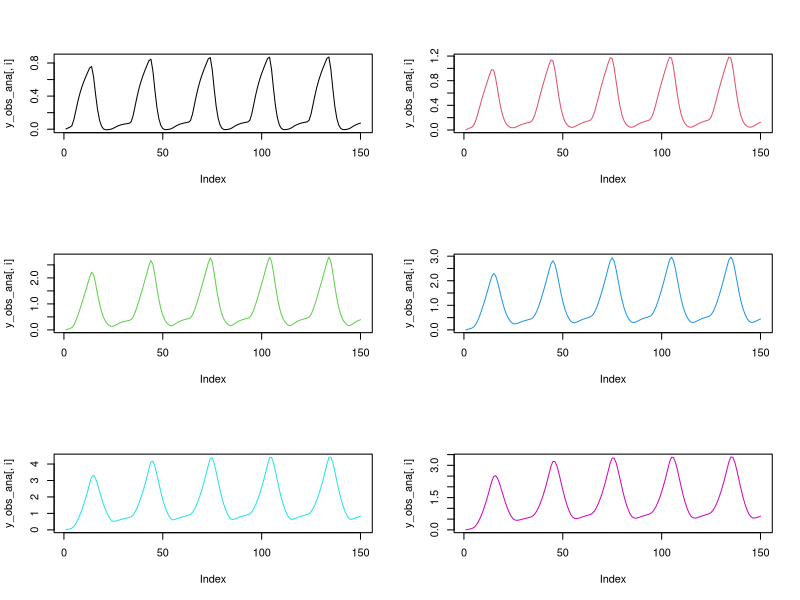
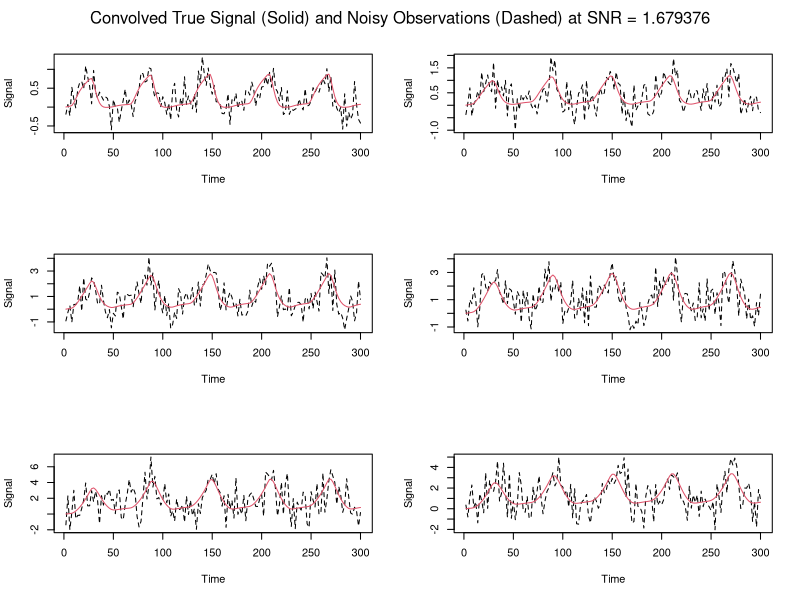
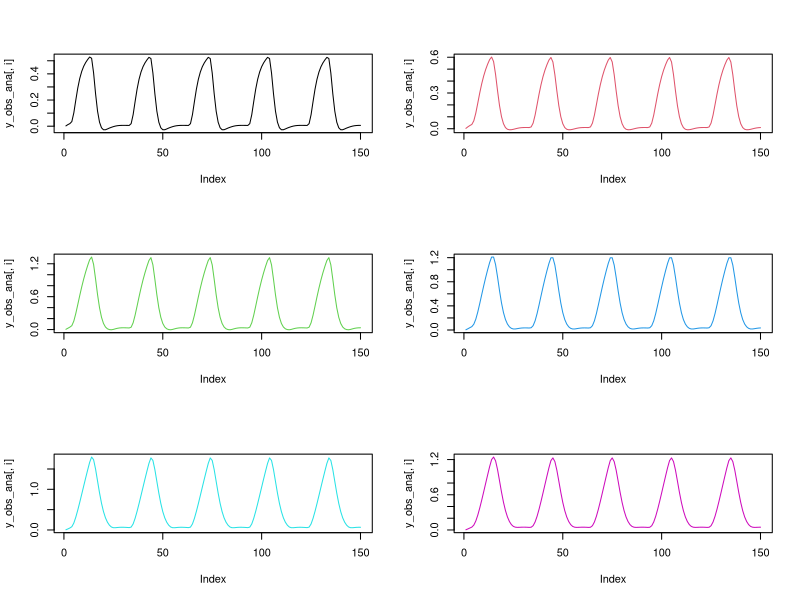
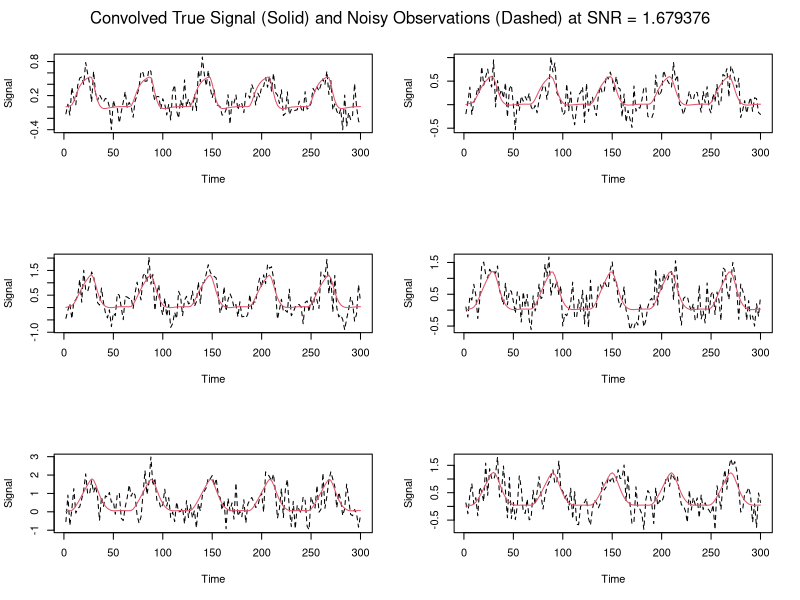

Here is the R script that generated these plots, in order:
setwd("/storage/work/krf5429/Canonical-DCM-Method/Computational_Efficiency_Sim")

# Simulating from the complex model with the diag(A) fixed to -0.5
remove(list=ls())

# Packages
library(expm)
library(posterior)

# Generating inputs
##########################
m = 6; n_u = 2; max_time = 150*2
nu = list(nu_A = c(rep(c(0.4,0.3,0.5,0.1),2),0.4,0.3), 
          nu_B = rep(-0.2,3), 
          nu_C = rep(0.3,3))
idxs = list(A_idxs = matrix(c(2,1,
                              1,2,
                              3,2,
                              2,3,
                              4,3,
                              3,4,
                              5,4,
                              4,5,
                              6,5,
                              5,6), 
                            byrow = T, ncol=2),
            B_idxs = matrix(c(2,1,2,
                              2,3,4,
                              2,5,6), byrow=T, ncol = 3),
            C_idxs = matrix(c(1,1,
                              3,1,
                              5,1), byrow=T, ncol=2))
times = NULL
input = NULL

linear <- function(t, z, params, input) {
  # t is the current time point in the integration, 
  # z is the current estimate of the variables in the ODE system
  A = params[["A"]]
  B = params[["B"]] 
  C = params[["C"]]
  u = matrix(input(t),ncol=1)
  B_all = Reduce("+", lapply(1:nrow(u), function(i) u[i,1]*B[[i]])) 
  dz <- (A+B_all)%*%z + C%*%u
  return(list(dz))
}
gen_input = function(times, start_time, end_time, duration,between_duration){
  input = rep(0,length(times))
  
  current_start_time = start_time
  time_points = matrix(nrow = 0,ncol=2)
  while(1){
    current_end_time = current_start_time + duration 
    if(current_end_time > end_time){current_end_time = end_time}
    time_points = rbind(time_points, c(current_start_time, current_end_time))
    if(current_end_time + between_duration < end_time){
      current_start_time = current_end_time + between_duration 
    }else{
      break
    }
  }
  for(i in 1:nrow(time_points)){
    input[time_points[i,1]<times & times <=time_points[i,2]] = 1
  }
  input
}
struct_paramMats = function(m, n_u, idxs, nu){
  
  A = matrix(data = 0,nrow = m, ncol = m)
  for(i in 1:nrow(idxs$A_idxs)){
    A[idxs$A_idxs[i,1], idxs$A_idxs[i,2]] = with(nu,nu_A[i])
  }
  diag(A) = -0.5*exp(diag(A))
  
  B = lapply(1:n_u, function(x){matrix(data = 0,nrow = m, ncol = m)})
  for(i in 1:nrow(idxs$B_idxs)){
    B[[idxs$B_idxs[i,1]]][idxs$B_idxs[i,2], idxs$B_idxs[i,3]] = with(nu,nu_B[i])
  }
  
  C = matrix(data=0, nrow = m, ncol = n_u)
  for(i in 1:nrow(idxs$C_idxs)){
    C[idxs$C_idxs[i,1], idxs$C_idxs[i,2]] = with(nu,nu_C[i])
  }
  
  return(list(A=A,B=B,C=C))
  
}


if(is.null(times)){times <- seq(0, max_time, 2)}

if(is.null(input)){
  input1  = gen_input(times,start_time = 5,end_time = max(times),duration = 20,between_duration=40)
  input2  = gen_input(times,start_time = 25,end_time = max(times),duration = 20,between_duration=40)
  input = cbind(input1, input2)
}else{
  if(length(times)!=nrow(input)){stop("length(input)!=nrow(input)")}
}

input_u = function(t){
  sapply(1:ncol(input), function(j) approxfun(x = times,y = input[,j], rule=2, method="const",f=0)(t))
}

n_u = length(input_u(0))
u = input[-1,]

# set up parameters
paramMats = struct_paramMats(m = m,n_u = n_u,idxs = idxs,nu = nu)

# Simulating data
# Solving piecewise analytically
##########################
# Function to get changepoints in u when u(t) is any dimension
get_changepoints <- function(input){
  
  # Get dataframe of indices when changes occur
  changes <- as.data.frame(which(abs(diff(input)) >= 1, arr.ind = T))
  changes$row <- changes$row+1 # add 1 to row index to indicate the row the change starts
  changes <- changes[order(changes$row),] # ascending order
  
  # Make duplicates their own category to reflect when switching from input1 -> input2
  changes <- changes[!duplicated(changes$row),] # remove duplicates
  
  # Add in last row to reflect final block of times
  changes <- rbind(changes, c(nrow(input),0))$row
  
  # Return dataframe
  return(changes)
}

# Scenario a: u(t) = 0
eval_u_a <- function(t, z0, A, prev_index){
  expm::expAtv(A = A, t = times[t]-times[prev_index], v = z0)$eAtv
}

# Scenario b: u(t) != 0
eval_u_b <- function(t, z0, A, B, C, input, prev_index){
  A0 = A + Reduce("+",lapply(1:ncol(input), function(i) input[t-1,i]*B[[i]]))
  b0 = as.numeric(C%*%input[t-1,])
  zstar = -solve(A0,b0)
  expm::expAtv(A = A0,t = times[t]-times[prev_index],v = z0-zstar)$eAtv + zstar
}

# Function to get piecewise analytic solution to ODE
get_AnalyticSol <- function(input, changes, times, parms, m, v0 = NULL){
  
  # Get initial values if not specified
  if (is.null(v0) == T) {v0 <- rep(0.1,m)}
  
  # Matrix to store solution
  sol <- matrix(NA, nrow = length(times), ncol = m)
  sol[1,] <- v0 # add initial values
  
  # Initialize at u(t)=0
  prev_index <- 1
  
  # For loop to go from one change to the next
  for (i in 1:length(changes)){
    
    # Denote index for which we will work up to
    index <- changes[i]
    
    # Update solution based on change_type
    if (sum(input[index-1,]) == 0){
      sol[(prev_index+1):index,] <- t(sapply((prev_index+1):index, eval_u_a, 
                                             z0 = sol[prev_index,], A = parms$A,
                                             prev_index = prev_index))
    } else {
      if(sum(input[index-1,]) != 0){
        sol[(prev_index+1):index,] <- t(sapply((prev_index+1):index, eval_u_b, 
                                               z0 = sol[prev_index,], A = parms$A, 
                                               B = parms$B, C = parms$C,
                                               input = input, prev_index = prev_index))
      }
    }
    
    # Update indices
    prev_index <- index 
    
  }
  return(sol)
}
##########################

# Running functions to get analytic solution
# Obtain dataframe of changes based on input
changes <- get_changepoints(input)

# Running final function
analytic_sol <- get_AnalyticSol(input, changes, times, parms = paramMats, m)

# Quickly check with forward solving ODE numerically - good
library(deSolve)
numeric_sol <- ode(y = rep(0.1,m),
                   times = times,
                   func = linear,
                   parms= with(paramMats, list(A=A, B=B, C=C)),
                   input = input_u,                   
                   atol = 1e-6, 
                   rtol = 1e-6
)

round(abs(analytic_sol-numeric_sol[,-1]),digits=4)

##########################

# convolution with HRF
# https://bic-berkeley.github.io/psych-214-fall-2016/convolution_background.html
HRF = function(t){dgamma(x = t, shape = 6,rate = 1) - (1/6)*dgamma(x = t,shape = 16,rate = 1)}
HRF_mu = function(mu,tp){
  convolve(mu, rev(HRF(tp)),type="open")[1:length(tp)]
}

y_obs_ana = sapply(1:m, function(i) HRF_mu(analytic_sol[-1,i],times[-1]))

par(mfrow = c(3,2))
for (i in 1:m) plot(y_obs_ana[,i], type = 'l', col = i)
#############################


# Add some white Gaussian noise according to approximate SNR obtained from SPM motion data
SNR = 1.679376
variance <-  numeric()
y_obs <- matrix(NA, nrow = length(times)-1, ncol = m)
for (j in 1:m){
  set.seed(j)
  variance[j] <- (var(y_obs_ana[,j])+(mean(y_obs_ana[,j]))^2)/SNR
  y_obs[,j] <- y_obs_ana[,j] + rnorm(length(times)-1, mean = 0, sd = sqrt(variance[j]))
}

variance
sqrt(variance)

par(mfrow=c(3,2))
for (i in 1:m){
  plot(times[-1],y_obs[,i],col=1,
       type='l',lty=2,xlab = "Time",ylab = "Signal")
  lines(times[-1],y_obs_ana[,i],col=2)
}
mtext(paste("Convolved True Signal (Solid) and Noisy Observations (Dashed) at SNR = ",
            SNR,sep = ""), side = 3, line = -2, outer = T)

##########################################

# Save/export data
dat <- list(times = times[-1], u = u, y_obs = y_obs)
save(dat, file = "dat_complex_mdl_diag_fix.RData")

############################
# Structural identifiability check
# (A1)-(A4) met
# A%*%s vectors are linearly independent (A5)
z0 <- rep(0.1,m)
mat <- cbind(z0,
             paramMats$A%*%z0,
             paramMats$A%*%paramMats$A%*%z0,
             paramMats$A%*%paramMats$A%*%paramMats$A%*%z0,
             paramMats$A%*%paramMats$A%*%paramMats$A%*%paramMats$A%*%z0,
             paramMats$A%*%paramMats$A%*%paramMats$A%*%paramMats$A%*%paramMats$A%*%z0)
solve(mat,rep(0,m))

# A has d distinct real eigenvalues (A6)
eigen(paramMats$A)$values

# Eigenvalues of matrix exponential of \Tilde(A) are all positive real (A7)
eigen(expm(paramMats$A + paramMats$B[[1]]))$values
eigen(expm(paramMats$A + paramMats$B[[2]]))$values

# Data blocks invertible for each condition (A8)
solve(cbind(dat$y_obs[3:9,],1))
solve(cbind(dat$y_obs[13:19,],1))


################################################################################
# Simulating from the complex model with the diag(A) allowed to vary
remove(list=ls())

# Packages
library(expm)
library(posterior)

# Generating inputs
##########################
m = 6; n_u = 2; max_time = 150*2
nu = list(nu_A = c(rep(c(0.4,0.3,0.5,0.1),2),0.4,0.3,rep(0.1,m)), 
          nu_B = rep(-0.2,3), 
          nu_C = rep(0.3,3))
idxs = list(A_idxs = matrix(c(2,1,
                              1,2,
                              3,2,
                              2,3,
                              4,3,
                              3,4,
                              5,4,
                              4,5,
                              6,5,
                              5,6,
                              1,1,
                              2,2,
                              3,3,
                              4,4,
                              5,5,
                              6,6), 
                            byrow = T, ncol=2),
            B_idxs = matrix(c(2,1,2,
                              2,3,4,
                              2,5,6), byrow=T, ncol = 3),
            C_idxs = matrix(c(1,1,
                              3,1,
                              5,1), byrow=T, ncol=2))
times = NULL
input = NULL

linear <- function(t, z, params, input) {
  # t is the current time point in the integration, 
  # z is the current estimate of the variables in the ODE system
  A = params[["A"]]
  B = params[["B"]] 
  C = params[["C"]]
  u = matrix(input(t),ncol=1)
  B_all = Reduce("+", lapply(1:nrow(u), function(i) u[i,1]*B[[i]])) 
  dz <- (A+B_all)%*%z + C%*%u
  return(list(dz))
}
gen_input = function(times, start_time, end_time, duration,between_duration){
  input = rep(0,length(times))
  
  current_start_time = start_time
  time_points = matrix(nrow = 0,ncol=2)
  while(1){
    current_end_time = current_start_time + duration 
    if(current_end_time > end_time){current_end_time = end_time}
    time_points = rbind(time_points, c(current_start_time, current_end_time))
    if(current_end_time + between_duration < end_time){
      current_start_time = current_end_time + between_duration 
    }else{
      break
    }
  }
  for(i in 1:nrow(time_points)){
    input[time_points[i,1]<times & times <=time_points[i,2]] = 1
  }
  input
}
struct_paramMats = function(m, n_u, idxs, nu){
  
  A = matrix(data = 0,nrow = m, ncol = m)
  for(i in 1:nrow(idxs$A_idxs)){
    A[idxs$A_idxs[i,1], idxs$A_idxs[i,2]] = with(nu,nu_A[i])
  }
  diag(A) = -0.5*exp(diag(A))
  
  B = lapply(1:n_u, function(x){matrix(data = 0,nrow = m, ncol = m)})
  for(i in 1:nrow(idxs$B_idxs)){
    B[[idxs$B_idxs[i,1]]][idxs$B_idxs[i,2], idxs$B_idxs[i,3]] = with(nu,nu_B[i])
  }
  
  C = matrix(data=0, nrow = m, ncol = n_u)
  for(i in 1:nrow(idxs$C_idxs)){
    C[idxs$C_idxs[i,1], idxs$C_idxs[i,2]] = with(nu,nu_C[i])
  }
  
  return(list(A=A,B=B,C=C))
  
}


if(is.null(times)){times <- seq(0, max_time, 2)}

if(is.null(input)){
  input1  = gen_input(times,start_time = 5,end_time = max(times),duration = 20,between_duration=40)
  input2  = gen_input(times,start_time = 25,end_time = max(times),duration = 20,between_duration=40)
  input = cbind(input1, input2)
}else{
  if(length(times)!=nrow(input)){stop("length(input)!=nrow(input)")}
}

input_u = function(t){
  sapply(1:ncol(input), function(j) approxfun(x = times,y = input[,j], rule=2, method="const",f=0)(t))
}

n_u = length(input_u(0))
u = input[-1,]

# set up parameters
paramMats = struct_paramMats(m = m,n_u = n_u,idxs = idxs,nu = nu)

# Simulating data
# Solving piecewise analytically
##########################
# Function to get changepoints in u when u(t) is any dimension
get_changepoints <- function(input){
  
  # Get dataframe of indices when changes occur
  changes <- as.data.frame(which(abs(diff(input)) >= 1, arr.ind = T))
  changes$row <- changes$row+1 # add 1 to row index to indicate the row the change starts
  changes <- changes[order(changes$row),] # ascending order
  
  # Make duplicates their own category to reflect when switching from input1 -> input2
  changes <- changes[!duplicated(changes$row),] # remove duplicates
  
  # Add in last row to reflect final block of times
  changes <- rbind(changes, c(nrow(input),0))$row
  
  # Return dataframe
  return(changes)
}

# Scenario a: u(t) = 0
eval_u_a <- function(t, z0, A, prev_index){
  expm::expAtv(A = A, t = times[t]-times[prev_index], v = z0)$eAtv
}

# Scenario b: u(t) != 0
eval_u_b <- function(t, z0, A, B, C, input, prev_index){
  A0 = A + Reduce("+",lapply(1:ncol(input), function(i) input[t-1,i]*B[[i]]))
  b0 = as.numeric(C%*%input[t-1,])
  zstar = -solve(A0,b0)
  expm::expAtv(A = A0,t = times[t]-times[prev_index],v = z0-zstar)$eAtv + zstar
}

# Function to get piecewise analytic solution to ODE
get_AnalyticSol <- function(input, changes, times, parms, m, v0 = NULL){
  
  # Get initial values if not specified
  if (is.null(v0) == T) {v0 <- rep(0.1,m)}
  
  # Matrix to store solution
  sol <- matrix(NA, nrow = length(times), ncol = m)
  sol[1,] <- v0 # add initial values
  
  # Initialize at u(t)=0
  prev_index <- 1
  
  # For loop to go from one change to the next
  for (i in 1:length(changes)){
    
    # Denote index for which we will work up to
    index <- changes[i]
    
    # Update solution based on change_type
    if (sum(input[index-1,]) == 0){
      sol[(prev_index+1):index,] <- t(sapply((prev_index+1):index, eval_u_a, 
                                             z0 = sol[prev_index,], A = parms$A,
                                             prev_index = prev_index))
    } else {
      if(sum(input[index-1,]) != 0){
        sol[(prev_index+1):index,] <- t(sapply((prev_index+1):index, eval_u_b, 
                                               z0 = sol[prev_index,], A = parms$A, 
                                               B = parms$B, C = parms$C,
                                               input = input, prev_index = prev_index))
      }
    }
    
    # Update indices
    prev_index <- index 
    
  }
  return(sol)
}
##########################

# Running functions to get analytic solution
# Obtain dataframe of changes based on input
changes <- get_changepoints(input)

# Running final function
analytic_sol <- get_AnalyticSol(input, changes, times, parms = paramMats, m)

# Quickly check with forward solving ODE numerically - good
library(deSolve)
numeric_sol <- ode(y = rep(0.1,m),
                   times = times,
                   func = linear,
                   parms= with(paramMats, list(A=A, B=B, C=C)),
                   input = input_u,                   
                   atol = 1e-6, 
                   rtol = 1e-6
)

round(abs(analytic_sol-numeric_sol[,-1]),digits=4)

##########################

# convolution with HRF
# https://bic-berkeley.github.io/psych-214-fall-2016/convolution_background.html
HRF = function(t){dgamma(x = t, shape = 6,rate = 1) - (1/6)*dgamma(x = t,shape = 16,rate = 1)}
HRF_mu = function(mu,tp){
  convolve(mu, rev(HRF(tp)),type="open")[1:length(tp)]
}

y_obs_ana = sapply(1:m, function(i) HRF_mu(analytic_sol[-1,i],times[-1]))

par(mfrow = c(3,2))
for (i in 1:m) plot(y_obs_ana[,i], type = 'l', col = i)
#############################


# Add some white Gaussian noise according to approximate SNR obtained from SPM motion data
SNR = 1.679376
variance <-  numeric()
y_obs <- matrix(NA, nrow = length(times)-1, ncol = m)
for (j in 1:m){
  set.seed(j)
  variance[j] <- (var(y_obs_ana[,j])+(mean(y_obs_ana[,j]))^2)/SNR
  y_obs[,j] <- y_obs_ana[,j] + rnorm(length(times)-1, mean = 0, sd = sqrt(variance[j]))
}

variance
sqrt(variance)

par(mfrow=c(3,2))
for (i in 1:m){
  plot(times[-1],y_obs[,i],col=1,
       type='l',lty=2,xlab = "Time",ylab = "Signal")
  lines(times[-1],y_obs_ana[,i],col=2)
}
mtext(paste("Convolved True Signal (Solid) and Noisy Observations (Dashed) at SNR = ",
            SNR,sep = ""), side = 3, line = -2, outer = T)

##########################################

# Save/export data
dat <- list(times = times[-1], u = u, y_obs = y_obs)
save(dat, file = "dat_complex_mdl_diag_var.RData")

############################
# Structural identifiability check
# (A1)-(A4) met
# A%*%s vectors are linearly independent (A5)
z0 <- rep(0.1,m)
mat <- cbind(z0,
             paramMats$A%*%z0,
             paramMats$A%*%paramMats$A%*%z0,
             paramMats$A%*%paramMats$A%*%paramMats$A%*%z0,
             paramMats$A%*%paramMats$A%*%paramMats$A%*%paramMats$A%*%z0,
             paramMats$A%*%paramMats$A%*%paramMats$A%*%paramMats$A%*%paramMats$A%*%z0)
solve(mat,rep(0,m))

# A has d distinct real eigenvalues (A6)
eigen(paramMats$A)$values

# Eigenvalues of matrix exponential of \Tilde(A) are all positive real (A7)
eigen(expm(paramMats$A + paramMats$B[[1]]))$values
eigen(expm(paramMats$A + paramMats$B[[2]]))$values

# Data blocks invertible for each condition (A8)
solve(cbind(dat$y_obs[3:9,],1))
solve(cbind(dat$y_obs[13:19,],1))
